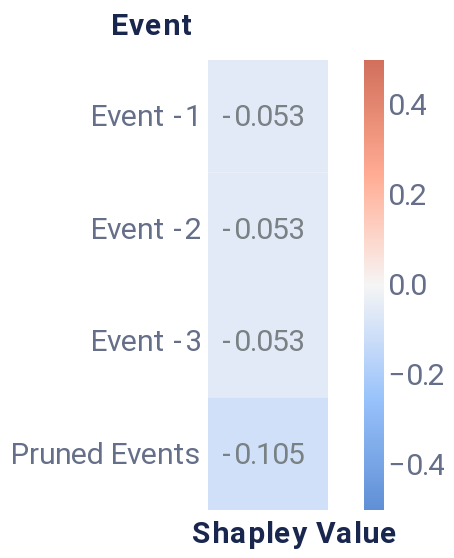

The notebook cell saved with this chart:
### Code cell
# Event-level explanations
from timeshap.explainer import local_event
from timeshap.plot import plot_event_heatmap

event_dict = {'rs': 42, 'nsamples': 32000}
event_data = local_event(f, 
                         test_random_sequence, 
                         event_dict, 
                         test_random_sequence_number, 
                         entity_col = 0,
                         baseline=average_event_df,
                         pruned_idx=pruning_idx) # set manually
event_plot = plot_event_heatmap(event_data)
event_plot

### Figure 1 — Vega-Lite specification as saved in the notebook (floating-point values rounded to 4 significant figures)
{"config": {"axis": {"domain": true, "domainColor": "#666F89", "grid": false, "gridCap": "round", "gridColor": "#B3B7C4", "gridDash": [2, 4], "gridWidth": 0.5, "labelColor": "#666F89", "labelFont": "Roboto, Arial, sans-serif", "labelPadding": 2, "tickColor": "#666F89", "tickOpacity": 0.5, "tickSize": 4, "titleColor": "#19274E", "titleFont": "Roboto, Arial, sans-serif", "titleFontSize": 12}, "axisBand": {"domain": true, "labelPadding": 4, "ticks": false}, "axisY": {"domain": false, "titleAlign": "left", "titleAngle": 0, "titleX": -20, "titleY": -10}, "legend": {"labelColor": "#666F89", "labelFont": "Roboto, Arial, sans-serif", "labelFontSize": 12, "symbolSize": 40, "titleColor": "#19274E", "titleFont": "Roboto, Arial, sans-serif", "titleFontSize": 12, "titlePadding": 4}, "arc": {"stroke": "#FFFFFF", "strokeWidth": 1}, "bar": {"fill": "#2770EB", "stroke": null}, "line": {"stroke": "#2770EB", "strokeWidth": 2}, "path": {"stroke": "#2770EB", "strokeWidth": 0.5}, "point": {"fill": "#2770EB", "shape": "circle", "filled": true}, "rect": {"fill": "#2770EB"}, "rule": {"stroke": "#666F89"}, "shape": {"stroke": "#2770EB"}, "text": {"color": "#19274E", "font": "Roboto, Arial, sans-serif", "fontSize": 12}, "range": {"category": ["#2770EB", "#77B98A", "#DA5252", "#FFC400", "#A87AEA", "#00A39E", "#19274E"], "diverging": ["#006360", "#2BB3AE", "#96D9D7", "#FFFFFF", "#EDAAAA", "#DA5252", "#811D1D"], "heatmap": ["#18448F", "#1B4EA5", "#2770EB", "#4C88EE", "#82ACF3", "#A6C4F7", "#E9F1FD"], "ramp": ["#18448F", "#1B4EA5", "#2770EB", "#4C88EE", "#82ACF3", "#A6C4F7", "#E9F1FD"]}, "background": "#FFFFFF", "group": {"fill": "#FFFFFF"}, "header": {"labelColor": "#19274E", "labelFont": "Roboto, Arial, sans-serif", "labelFontSize": 12, "titleColor": "#19274E", "titleFont": "Roboto, Arial, sans-serif", "titleFontSize": 16}, "title": {"anchor": "start", "color": "#19274E", "font": "Roboto, Arial, sans-serif", "fontSize": 20, "fontWeight": "bold", "offset": 20, "subtitleColor": "#19274E", "subtitleFontSize": 16}, "view": {"continuousHeight": 300, "continuousWidth": 400, "stroke": "transparent"}}, "layer": [{"mark": "rect", "encoding": {"color": {"field": "rounded", "legend": {"gradientLength": 225, "gradientThickness": 10, "labelFontSize": 15, "orient": "right"}, "scale": {"domain": [-0.5, 0.5], "range": ["#5f8fd6", "#99c3fb", "#f5f5f5", "#ffaa92", "#d16f5b"]}, "title": null, "type": "quantitative"}, "x": {"axis": {"title": "Shapley Value", "titleFontSize": 15}, "field": "column", "type": "ordinal"}, "y": {"axis": {"domain": false, "labelFontSize": 15, "title": "Event", "titleFontSize": 15, "titleX": -49}, "field": "Feature", "sort": ["Event -1", "Event -2", "Event -3", "Pruned Events"], "type": "ordinal"}}}, {"mark": {"type": "text", "align": "right", "baseline": "middle", "color": "#798184", "dx": 18, "fontSize": 15}, "encoding": {"text": {"field": "rounded_str", "type": "nominal"}, "x": {"axis": {"domain": false, "labels": false, "title": "Shapley Value", "titleX": 43}, "field": "column", "type": "ordinal"}, "y": {"axis": {"domain": false, "labelFontSize": 15, "title": "Event", "titleFontSize": 15, "titleX": -49}, "field": "Feature", "sort": ["Event -1", "Event -2", "Event -3", "Pruned Events"], "type": "ordinal"}}}], "data": {"name": "data-89b1a35f1a25cd51f302d24549884496"}, "height": 225, "width": 60, "$schema": "https://vega.github.io/schema/vega-lite/v4.17.0.json", "datasets": {"data-89b1a35f1a25cd51f302d24549884496": [{"Shapley Value": -0.05327, "Feature": "Event -1", "row": 1, "column": 1, "rounded": -0.053, "rounded_str": "-0.053"}, {"Shapley Value": -0.05327, "Feature": "Event -2", "row": 2, "column": 1, "rounded": -0.053, "rounded_str": "-0.053"}, {"Shapley Value": -0.05327, "Feature": "Event -3", "row": 3, "column": 1, "rounded": -0.053, "rounded_str": "-0.053"}, {"Shapley Value": -0.1052, "Feature": "Pruned Events", "row": 4, "column": 1, "rounded": -0.105, "rounded_str": "-0.105"}]}}
